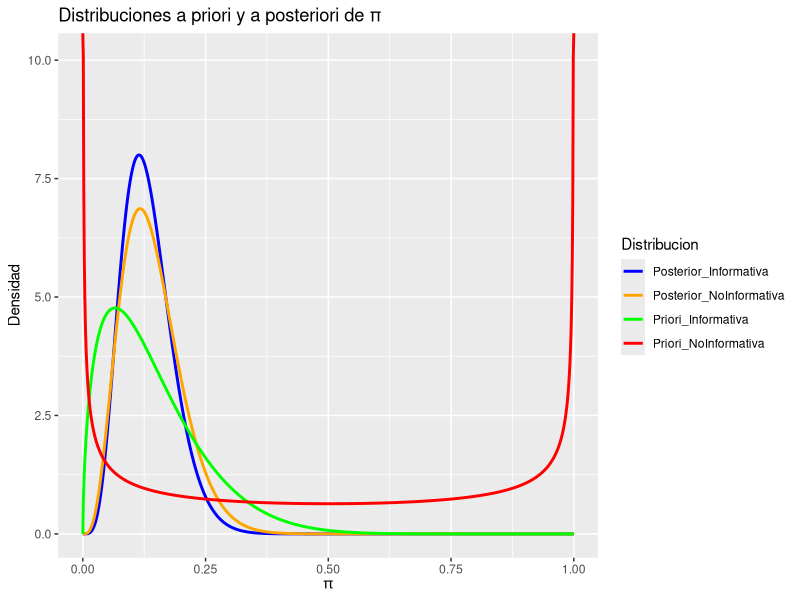

Reproduce this figure in R. (Note: this script raises an error after producing the figure.)
## ---- chunk 1
# Librerías
library(ggplot2)
library(tidyr)

# Valores de pi
pi_vals <- seq(0, 1, length.out = 1000)

# Parámetros de las distribuciones
# Priori informativa
a1 <- 1.6064
b1 <- 9.6385

# Priori no informativa (Jeffreys)
a2 <- 0.5
b2 <- 0.5

# Posterior informativa
r <- 4
n <- 31
posterior_a1 <- r + a1
posterior_b1 <- n - r + b1

# Posterior no informativa
posterior_a2 <- r + a2
posterior_b2 <- n - r + b2

# Calcular densidades
densities <- data.frame(
  pi = pi_vals,
  Priori_Informativa = dbeta(pi_vals, a1, b1),
  Priori_NoInformativa = dbeta(pi_vals, a2, b2),
  Posterior_Informativa = dbeta(pi_vals, posterior_a1, posterior_b1),
  Posterior_NoInformativa = dbeta(pi_vals, posterior_a2, posterior_b2)
)


densities_long <- densities %>%
  pivot_longer(cols = -pi, names_to = "Distribucion", values_to = "Densidad")

# Graficar
ggplot(densities_long, aes(x = pi, y = Densidad, color = Distribucion)) +
  geom_line(size = 1) +
  labs(title = "Distribuciones a priori y a posteriori de π",
       x = expression(pi), y = "Densidad") +
  scale_color_manual(values = c("blue", "orange", "green", "red"))

#
## ---- chunk 2
pbbinom(2,10,7/2,29/2)
## ---- chunk 3
pbbinom(2,10,51.5,297.5)
## ---- chunk 4
#library(extraDistr)
#probs<- dbbinom(0:6, size=6, alpha = 8.4375, beta = 21.3125)
#plot(0:6,probs,type="h",
#ylab= "P(Predicción=x)", xlab = "x: número de personas con COVID",
#main= "Distribución predictiva a priori", ylim=c(0,0.8))
#points(0:6,probs, pch=19)
